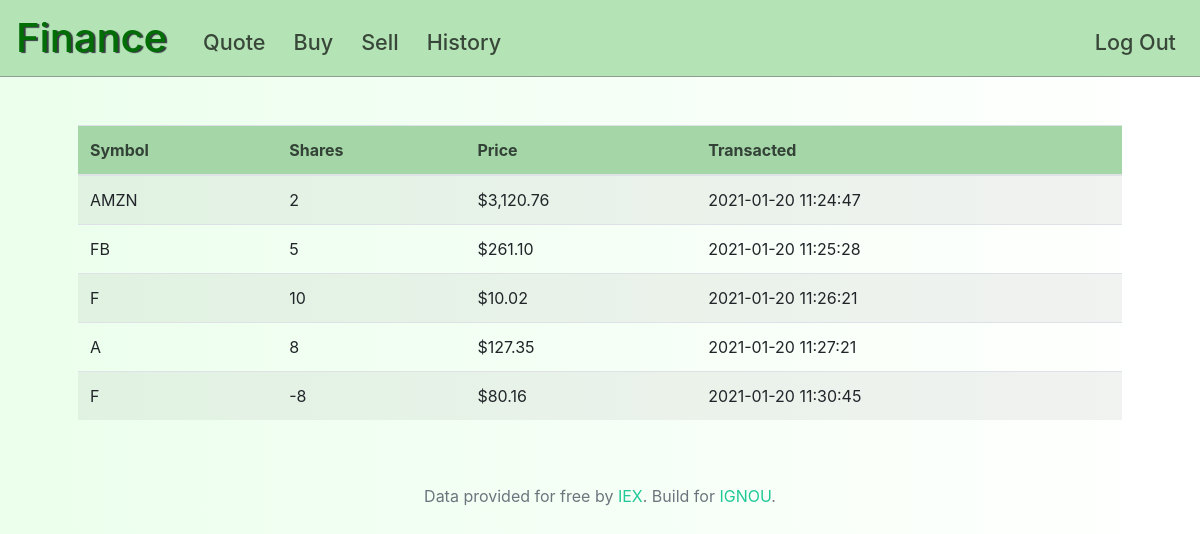
Screenshot of /history (signed in) with the database file from the repository.
### tables this page shows
CREATE TABLE transactions(id integer, symbol text NOT NULL, name text NOT NULL, share integer NOT NULL, price numeric NOT NULL, timestamp datetime default current_timestamp, FOREIGN KEY(id) REFERENCES users(id));

### application.py (the view)
@app.route("/history")
@login_required
def history():
    rows = db.execute("SELECT * FROM transactions WHERE id = :user_id", user_id=session["user_id"])
    """Show history of transactions"""
    return render_template("history.html", rows=rows)

### application.py (called while the page is built)
@app.after_request
def after_request(response):
    response.headers["Cache-Control"] = "no-cache, no-store, must-revalidate"
    response.headers["Expires"] = 0
    response.headers["Pragma"] = "no-cache"
    return response

### helpers.py (called while the page is built)
def login_required(f):
    @wraps(f)
    def decorated_function(*args, **kwargs):
        if session.get("user_id") is None:
            return redirect("/login")
        return f(*args, **kwargs)
    return decorated_function

def usd(value):
    return f"${value:,.2f}"

### templates/history.html (shortened to what this page needs)
{% extends "layout.html" %}
{% block main %}
<div class="table-responsive">
    <table class="table table-striped" style="text-align: left;">
        <thead>
            <tr>
                <th>Symbol</th>
                <th>Shares</th>
                <th>Price</th>
                <th>Transacted</th>
            </tr>
        </thead>
        <tbody>
            {% for row in rows %}
                <tr>
                    <td>{{ row["symbol"] }}</td>
                    <td>{{ row["share"] }}</td>
                    <td>{{ row["price"] | usd }}</td>
                    <td>{{ row["timestamp"] }}</td>
                </tr>
            {% endfor %}
        </tbody>
    </table>
</div>
{% endblock %}

### templates/layout.html (shortened to what this page needs)
<!DOCTYPE html>
<html lang="en">
    <head>
        <link href="https://maxcdn.bootstrapcdn.com/bootstrap/4.1.3/css/bootstrap.min.css" rel="stylesheet">
        <link href="/static/styles.css" rel="stylesheet">
    </head>
    <body>
        <nav class="navbar navbar-expand-md navbar-light">
            <a class="navbar-brand" href="/"><span class="brand">Finance</span></a>
            <div class="collapse navbar-collapse" id="navbar">
                {% if session.user_id %}
                    <ul class="navbar-nav mr-auto mt-2">
                        <li class="nav-item"><a class="nav-link" href="/quote">Quote</a></li>
                        <li class="nav-item"><a class="nav-link" href="/buy">Buy</a></li>
                        <li class="nav-item"><a class="nav-link" href="/sell">Sell</a></li>
                        <li class="nav-item"><a class="nav-link" href="/history">History</a></li>
                    </ul>
                    <ul class="navbar-nav ml-auto mt-2">
                        <li class="nav-item"><a class="nav-link" href="/logout">Log Out</a></li>
                    </ul>
                {% else %}
                    <ul class="navbar-nav ml-auto mt-2">
                        <li class="nav-item"><a class="nav-link" href="/register">Register</a></li>
                        <li class="nav-item"><a class="nav-link" href="/login">Log In</a></li>
                    </ul>
                {% endif %}
            </div>
        </nav>
        <main class="container p-5">
            {% block main %}{% endblock %}
        </main>
        <footer class="large text-center text-muted">
            Data provided for free by <a href="https://iextrading.com/developer" target="_blank">IEX</a>. Build for <a href="http://ignou.ac.in/" target="_blank">IGNOU</a>.
        </footer>
    </body>
</html>

### static/styles.css (style rules this page uses)
body { background: linear-gradient(90deg, #ebffec, #ffffff); }
a { color: #20c997; }
.navbar { background-color: #b4e4b6!important; border-bottom: 0.5px solid #848484bd!important; }
.navbar-brand { padding: 0; }
nav .brand { font-size: 2.5rem; color: #006d05; font-weight: 500; text-shadow: 2px 1px 1px #343a40; }
li.nav-item { margin-left: 1vw; }
nav .nav-link { color: #000000b0 !important; font-size: 1.35rem; font-weight: 500; }
main { overflow-x: auto; text-align: center; }
thead { color: #334236; background: #a5d6a7; }

### rows the page displays
transactions: symbol "AMZN", share "2", price "$3,120.76", timestamp "2021-01-20 11:24:47"
transactions: symbol "FB", share "5", price "$261.10", timestamp "2021-01-20 11:25:28"
transactions: symbol "F", share "10", price "$10.02", timestamp "2021-01-20 11:26:21"
transactions: symbol "A", share "8", price "$127.35", timestamp "2021-01-20 11:27:21"
transactions: symbol "F", share "-8", price "$80.16", timestamp "2021-01-20 11:30:45"
